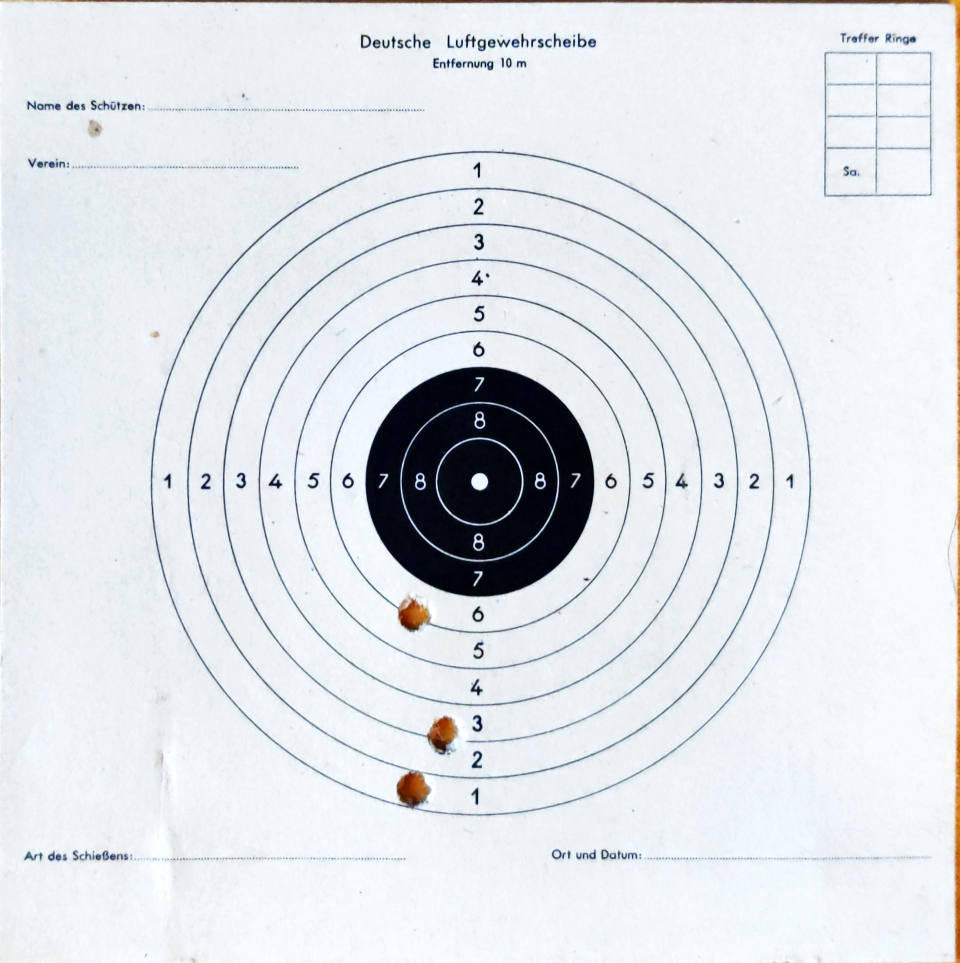
#> input picture resources/aligned/shot3.jpg, 1920 x 1926 px (shown at 1/2 size)
$ jupyter execute --allow-errors target_detection.ipynb   (older library calls are emulated)
#> lines starting #> are read from the running program, lines starting #| are printed output that depends on the picture; after the words box and inside, x2 and y2 are one past the last pixel; in counts of white or black regions, pixels touching at a corner belong together
## Airsoft Target Detection

[cell 1]
import numpy as np
import matplotlib.pyplot as plt
import pandas as pd
import cv2
from skimage import io


def show_image(img, cmap=None, name=None, size=None):
    if size is not None:
        plt.figure(figsize=size)
    else:
        plt.figure(figsize=(3,3))
    if cmap is not None:
        plt.imshow(img, cmap=cmap)
    else:
        plt.imshow(img)
    plt.axis('off')
    if name is not None:
        plt.title(name)
    plt.show()

[cell 2]
image = io.imread('resources/aligned/shot3.jpg')
#> image is the input picture: shape (1926, 1920, 3); mean R, G, B 222.8, 227.3, 231.5
#image = cv2.resize(image, (0, 0), fx=0.35, fy=0.35)
show_image(image)
image.shape
#> Out = (1926, 1920, 3)

[cell 3]
gray_image = cv2.cvtColor(image, cv2.COLOR_BGR2GRAY)
kernel = np.ones((5, 5), np.uint8)
#gray_image = cv2.erode(gray_image, kernel)
gray_image = cv2.GaussianBlur(gray_image, (15,15), 0)
# gray_image = cv2.bitwise_not(gray_image)
# gray_image = cv2.resize(gray_image, (0, 0), fx=0.35, fy=0.35)
show_image(gray_image, cmap='gray', size=(7,7))

[cell 4]
# canny = cv2.Canny(image=gray_image, threshold1=35, threshold2=200)

sobelx = cv2.Sobel(gray_image, cv2.CV_64F, 1, 0, ksize=3)
sobely = cv2.Sobel(gray_image, cv2.CV_64F, 0, 1, ksize=3)
sobel = cv2.magnitude(sobelx, sobely)

# Normalize and threshold the result
sobel = cv2.normalize(sobel, None, 0, 255, cv2.NORM_MINMAX, cv2.CV_8U)
threshold = 40
sobel[sobel < threshold] = 0
sobel[sobel >= threshold] = 255
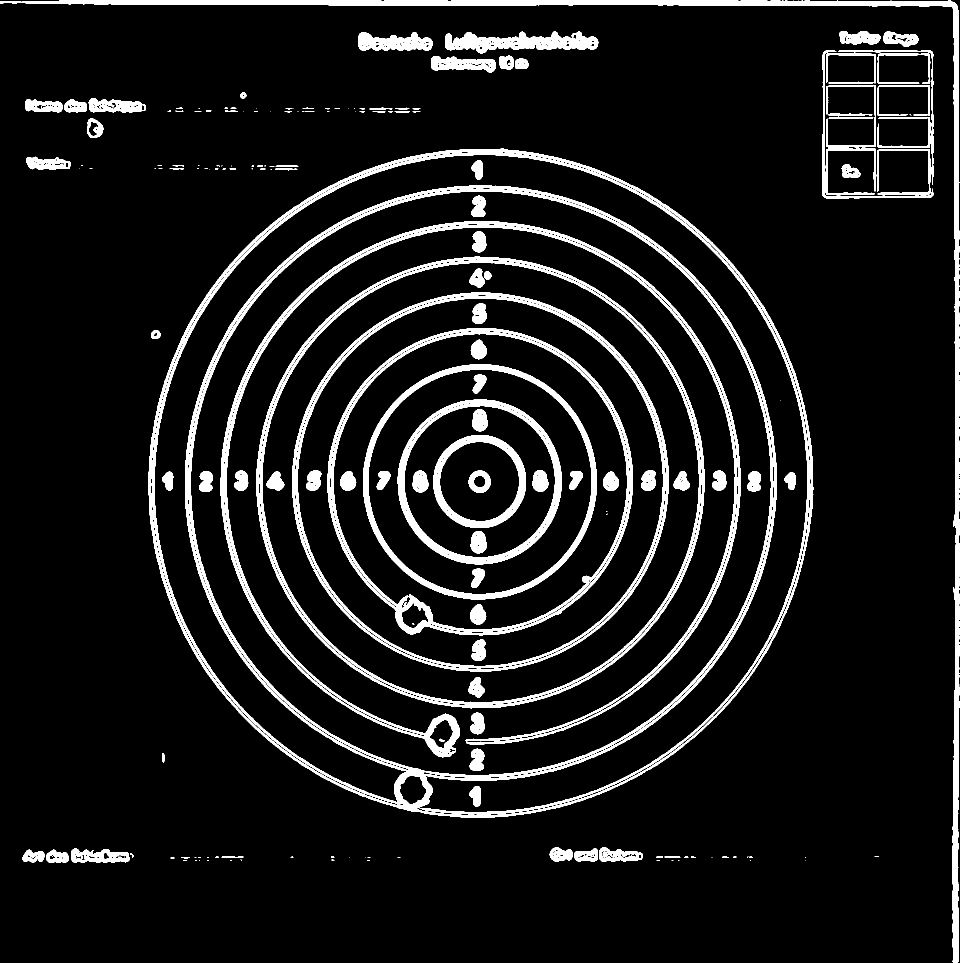
#> sobel: shape (1926, 1920) (shown at 1/2 size); 9.1% white; 186 white regions (77 under 20 px)
canny = sobel.copy()
# canny = io.imread('resources/aligned/test.png')
# canny = cv2.cvtColor(canny, cv2.COLOR_BGR2GRAY)
show_image(canny, cmap='gray', size=(7,7))

[cell 5]
# find the biggest contour
contours, hierarchy = cv2.findContours(canny, cv2.RETR_TREE, cv2.CHAIN_APPROX_SIMPLE)
#> contours = 1375 contours, 1143 with area under 20; largest, box (x1, y1, x2, y2) and area: (297, 297, 1627, 1636) 1392907, (381, 382, 1543, 1551) 1063582, (512, 512, 1409, 1417) 633299, (524, 525, 1399, 1405) 603496, (584, 585, 1338, 1343) 447316
biggest_cntr = None
biggest_radius = 0
marked = image.copy()
for contour in contours:
    # cv2.drawContours(marked, [contour], -1, (0, 255, 255), 3)
    radius = cv2.minEnclosingCircle(contour)[1]
    area = cv2.contourArea(contour)
    total = area * radius
    if total > biggest_radius:
        biggest_radius = total
        biggest_cntr = contour
#> this loop made 1375 passes
#> (radius, area, total, biggest_radius) on passes 24, 31, 35, 39, 50, 55, 136: (8.5, 20, 170, 170), (15.51, 36.5, 566, 566), (21.51, 38.5, 828, 828), (22.85, 870.5, 19893.4, 19893.4), (24.22, 901, 21818.6, 21818.6), (58.62, 2364, 138576.8, 138576.8), (670.4, 1392907, 933753366.9, 933753366.9)
#> (radius, area, total) on passes 43, 45, 46, 48, 51, 53: (6.67, 84, 560.4), (22.32, 762, 17009.1), (6.18, 38, 235), (3.54, 21.5, 76.02), (7.43, 46, 341.9), (4.07, 25, 101.7)
#> after the loop, biggest_cntr = contour of 1894 points, box (x1, y1, x2, y2) (297, 297, 1627, 1636), area 1392907; biggest_radius = 933753366.9

cv2.drawContours(marked, [biggest_cntr], -1, (0, 255, 0), 3)
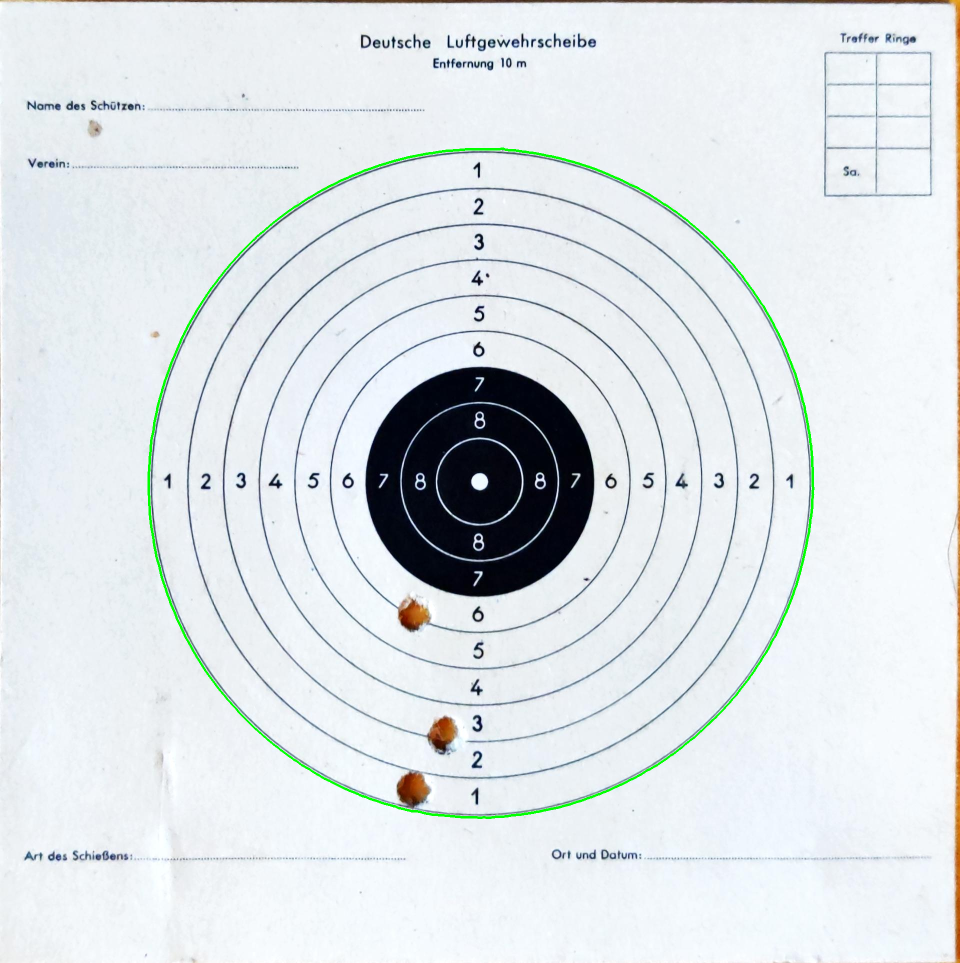
#> marked: shape (1926, 1920, 3) (shown at 1/2 size); 0.51% of pixels changed, all inside (x1, y1, x2, y2) = (295, 295, 1629, 1638)

# find center of countour

(centerX, centerY), biggest_radius = cv2.minEnclosingCircle(biggest_cntr)
#> centerX = 957.9; centerY = 965.6; biggest_radius = 670.4

# convert center position to integers
centerX = int(centerX)
#> centerX = 957
centerY = int(centerY)
#> centerY = 965

cv2.drawMarker(marked, (centerX, centerY), (255, 0, 0), markerType=cv2.MARKER_CROSS, markerSize=30, thickness=3, line_type=cv2.LINE_AA)
#> marked: shape (1926, 1920, 3); 0.01% of pixels changed, all inside (x1, y1, x2, y2) = (939, 948, 976, 983)
show_image(marked, size=(7,7))

[cell 6]
marked = image.copy()
num_circles = 9
inner_circle_radius = 15
rate = (biggest_radius-inner_circle_radius) / num_circles
#> rate = 72.82
radius = inner_circle_radius
for i in range(1, num_circles + 2):
    cv2.circle(marked, (centerX, centerY), int((radius)), (0, 255, 0), 3)
    radius += rate
#> this loop made 10 passes
#> radius on passes 1 to 10: 87.82, 160.6, 233.5, 306.3, 379.1, 451.9, 524.7, 597.5, 670.4, 743.2
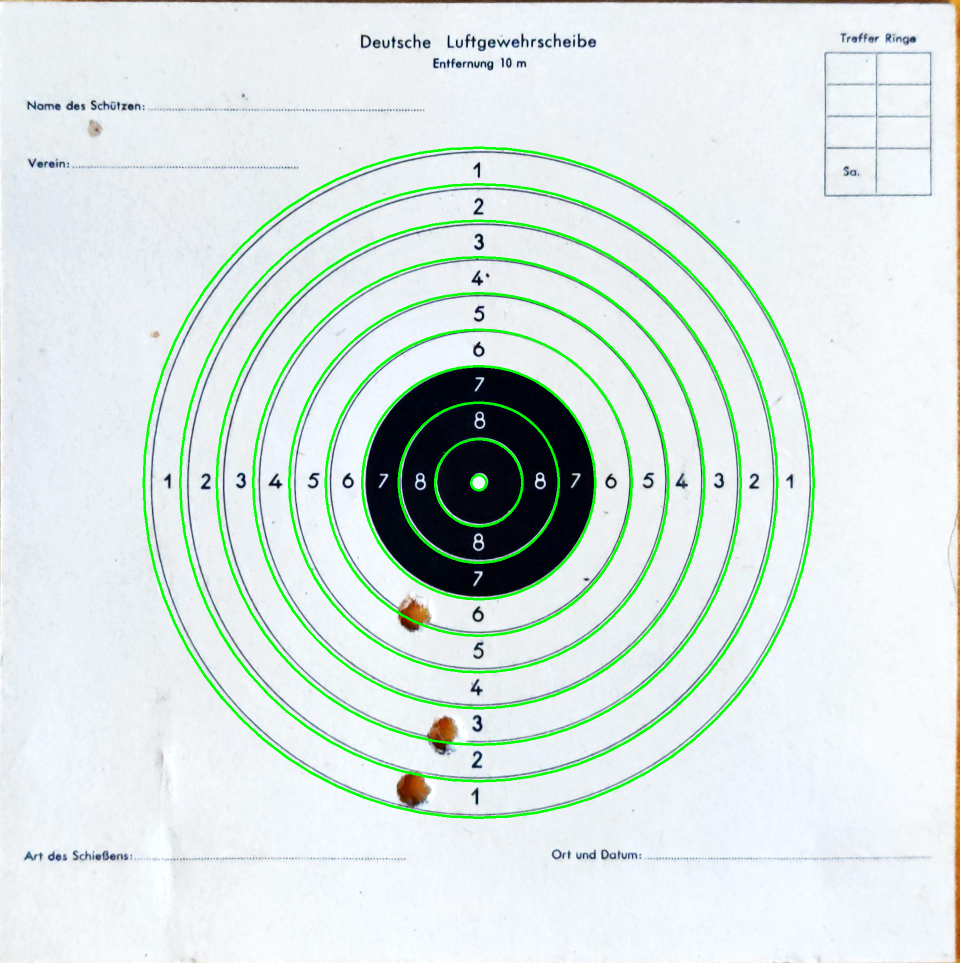
#> marked: shape (1926, 1920, 3) (shown at 1/2 size); 2.89% of pixels changed, all inside (x1, y1, x2, y2) = (285, 293, 1630, 1638)
#> after the loop, radius = 743.2
show_image(marked, size=(7, 7))

[cell 7]
# draw the

[cell 8]
# [19 lines of commented-out code are left out]

[cell 9]
import cv2
import numpy as np

# Load reference images
templates = []
for i in range(1, 6):
    template = cv2.cvtColor(
        io.imread(f'resources/shots/hole_{1}.jpg'), cv2.COLOR_BGR2GRAY)
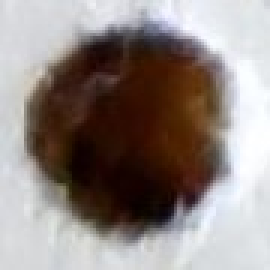
#> input picture resources/shots/hole_1.jpg, 90 x 90 px (shown 3 times larger)
#> template: shape (90, 90); min 1, max 255, mean 135.2
    template = cv2.GaussianBlur(template, (15,15), 0)
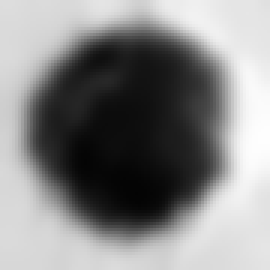
#> template: shape (90, 90) (shown 3 times larger); min 3, max 254, mean 135.2
    # [9 lines of commented-out code are left out]

    templates.append(template)

# Define ROI for templates (assuming circular bullet holes)
roi_radius = 20
#> roi_radius = 20
roi_mask = np.zeros((roi_radius*2, roi_radius*2), dtype=np.uint8)
cv2.circle(roi_mask, (roi_radius, roi_radius), roi_radius, 255, -1)
#> roi_mask: shape (40, 40); 78.4% white; 4 black regions, box (x1, y1, x2, y2) and area: (0, 0, 20, 20) 106, (21, 0, 40, 14) 86, (0, 21, 14, 40) 86, (27, 27, 40, 40) 67
marked = image.copy()
# Match templates
hits = []
for i, template in enumerate(templates):
    # # Resize template to match size of ROI
    # template_roi = cv2.resize(template, (roi_radius*2, roi_radius*2))
    # # Apply ROI mask to template
    # template_roi = cv2.bitwise_and(template_roi, roi_mask)
    # Match template to image
    result = cv2.matchTemplate(gray_image, template, cv2.TM_CCOEFF_NORMED)
    # Threshold result to find matches
    threshold = 0.8
    matches = np.where(result >= threshold)  # type: ignore

    # Draw circles around matches
    w, h = template.shape[::-1]
    w = int(w/2)
    h = int(h/2)
    for pt in zip(*matches[::-1]):
        hits.append((pt[0] + w, pt[1] + h))
#> this loop made 5 passes
#> pass 1, `result = cv2.matchTemplate(gray_image, template, cv2.TM_CCOEFF_NORMED)`:
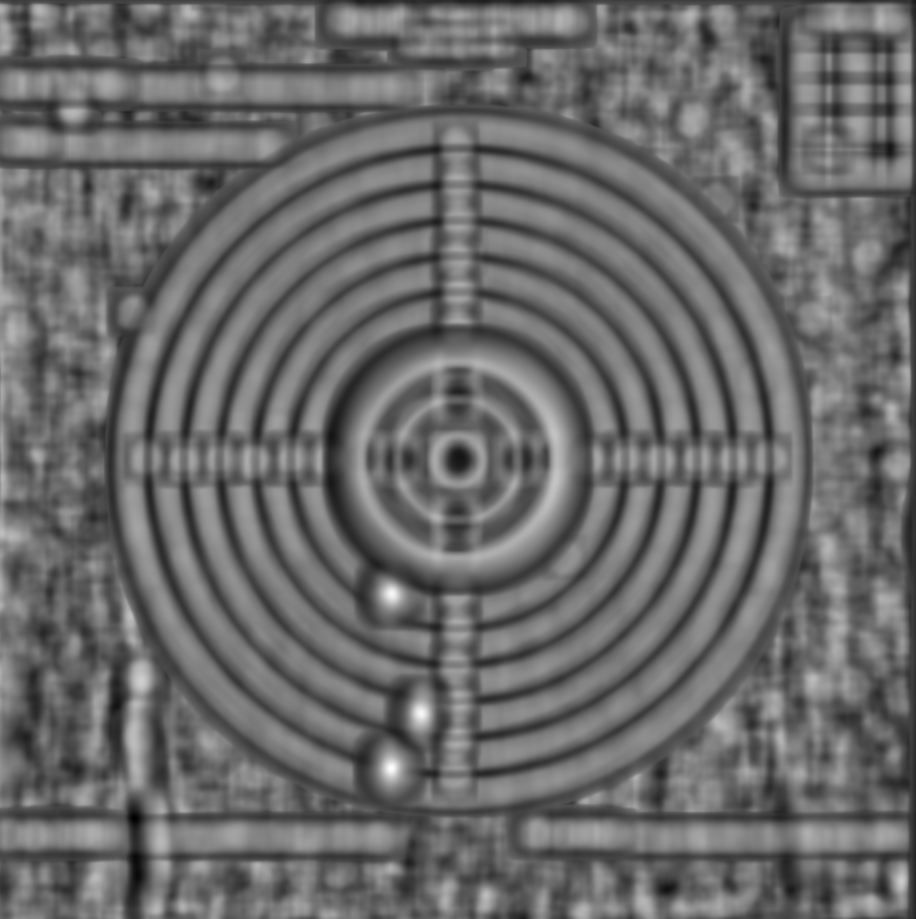
#> result: shape (1837, 1831) float32 (shown at 1/2 size); min -0.691, max 0.956, mean -0.00299; drawn with min black and max white

filtered_hits = []

for hit in hits:
    if any(abs(hit[0] - filtered_hit[0]) < 20 and abs(hit[1] - filtered_hit[1]) < 20 for filtered_hit in filtered_hits):
        continue
    filtered_hits.append(hit)
print("filter")
# draw all hits
for hit in filtered_hits:
    cv2.drawMarker(marked, hit, (255, 0, 0), markerType=cv2.MARKER_CROSS, markerSize=30, thickness=3, line_type=cv2.LINE_AA)
#> marked: shape (1926, 1920, 3); 0.03% of pixels changed, all inside (x1, y1, x2, y2) = (806, 1207, 902, 1590)

print(len(filtered_hits))
# Show result
show_image(marked, size=(7, 7))
show_image(templates[0], size=(7, 7), cmap='gray')
